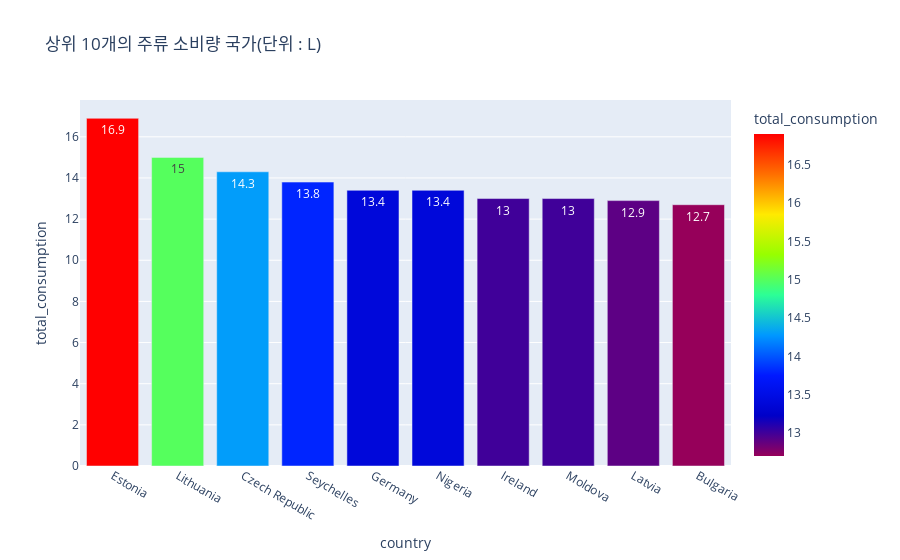

The notebook cell this image was saved under:
### Code cell
px.bar(df.head(10), x='country', y='total_consumption', text='total_consumption', title="상위 10개의 주류 소비량 국가(단위 : L)", color='total_consumption', 
color_continuous_scale='rainbow')

### Figure 1 — Plotly figure (JSON) as saved in the notebook; plotly's stock layout.template omitted (floating-point values rounded to 4 significant figures)
{"data": [{"alignmentgroup": "True", "hovertemplate": "country=%{x}<br>total_consumption=%{marker.color}<extra></extra>", "legendgroup": "", "marker": {"color": [16.9, 15, 14.3, 13.8, 13.4, 13.4, 13, 13, 12.9, 12.7], "coloraxis": "coloraxis", "pattern": {"shape": ""}}, "name": "", "offsetgroup": "", "orientation": "v", "showlegend": false, "text": [16.9, 15, 14.3, 13.8, 13.4, 13.4, 13, 13, 12.9, 12.7], "textposition": "auto", "type": "bar", "x": ["Estonia", "Lithuania", "Czech Republic", "Seychelles", "Germany", "Nigeria", "Ireland", "Moldova", "Latvia", "Bulgaria"], "xaxis": "x", "y": [16.9, 15, 14.3, 13.8, 13.4, 13.4, 13, 13, 12.9, 12.7], "yaxis": "y"}], "layout": {"barmode": "relative", "coloraxis": {"colorbar": {"title": {"text": "total_consumption"}}, "colorscale": [[0, "rgb(150,0,90)"], [0.125, "rgb(0,0,200)"], [0.25, "rgb(0,25,255)"], [0.375, "rgb(0,152,255)"], [0.5, "rgb(44,255,150)"], [0.625, "rgb(151,255,0)"], [0.75, "rgb(255,234,0)"], [0.875, "rgb(255,111,0)"], [1, "rgb(255,0,0)"]]}, "legend": {"tracegroupgap": 0}, "title": {"text": "상위 10개의 주류 소비량 국가(단위 : L)"}, "xaxis": {"anchor": "y", "domain": [0, 1], "title": {"text": "country"}}, "yaxis": {"anchor": "x", "domain": [0, 1], "title": {"text": "total_consumption"}}}}
